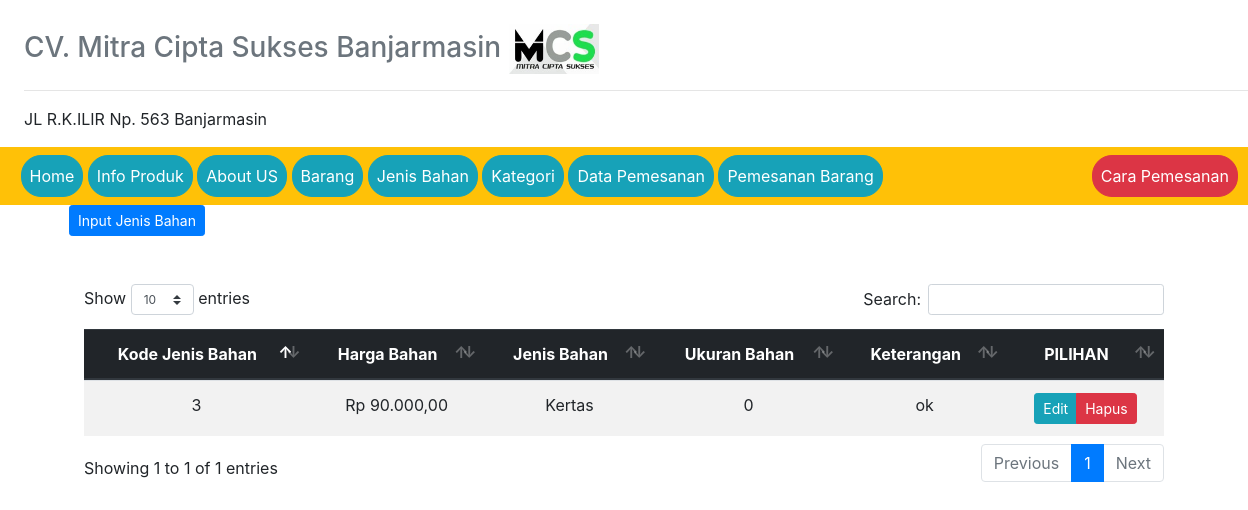
The app's page /?view=bahan (signed in), older data.
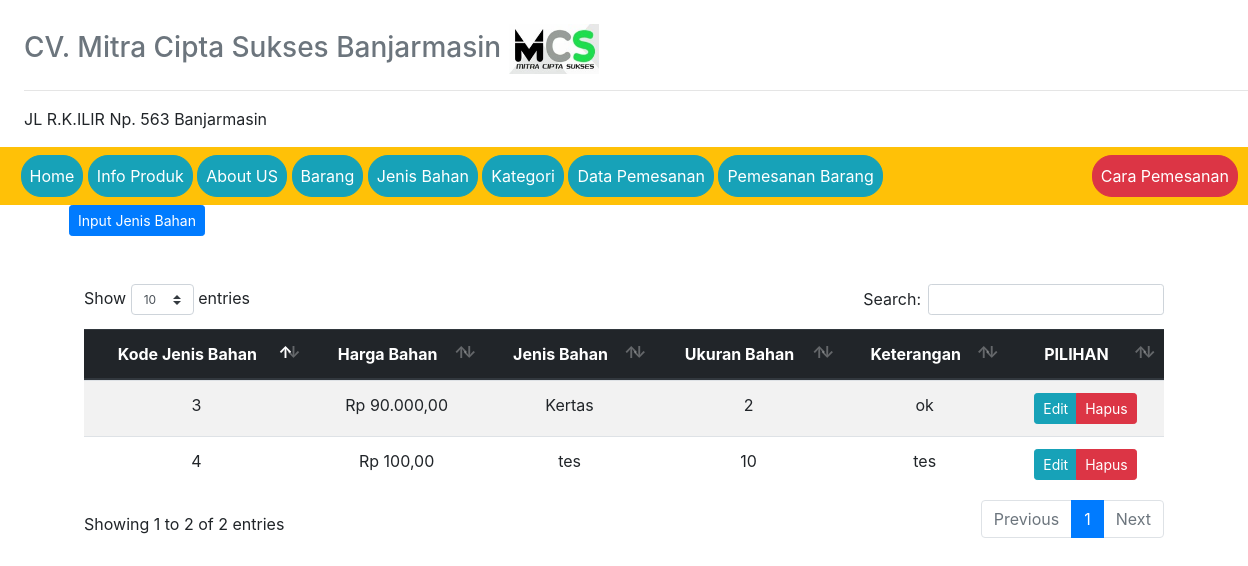
The same page, newer data.
### tables this page shows
CREATE TABLE `jenis_bahan` (
  `kode_jenis_bahan` int(50) NOT NULL,
  `harga_bahan` int(25) NOT NULL,
  `jenis_bahan` varchar(50) NOT NULL,
  `ketarangan` varchar(255) NOT NULL,
  `ukuran_bahan` int(10) NOT NULL
);

### models/admin.php (called while the page is built, shortened)
<?php
class Admin
{
  private $mysqli;
  function __construct($mysqli)
  {
    $this->mysqli = $mysqli;
  }
  public function showJenisBahan()
  {
    $db = $this->mysqli->conn;
    $sql = " SELECT * FROM jenis_bahan ";
    $query = $db->query($sql);
    return $query;
  }
}
?>

### view/jenis-bahan.php (the view)
<div class="header-hal">
    <a href="?view=input-bahan" class="btn btn-sm btn-primary">Input Jenis Bahan</a>
</div>
<div class="container mt-5">
<div class="daftar-table table-responsive">
  <table class="table table-striped text-center" id="table">
    <thead class="thead-dark">
      <tr>
        <th>Kode Jenis Bahan</th>
        <th>Harga Bahan</th>
        <th>Jenis Bahan </th>
        <th>Ukuran Bahan</th>
        <th>Keterangan</th>
        <th>PILIHAN</th>
      </tr>
    </thead>
    <tbody>
      <?php
      $data = $objAdmin->showJenisBahan();
      while ($a = $data->fetch_object()) {
      ?>
      <tr>
        <td><?=$a->kode_jenis_bahan ?></td>
        <td><?=$rp = "Rp " . number_format($a->harga_bahan, 2, ',', '.')?></td>
        <td><?=$a->jenis_bahan ?></td>
        <td><?=$a->ukuran_bahan ?></td>
        <td><?=$a->ketarangan ?></td>
        <td>
          <div class="btn-group">
            <a href="?view=edit-jenis-bahan&id_bahan=<?=$a->kode_jenis_bahan ?>" class="btn btn-sm btn-info">Edit</a>
            <a href="?view=hapus-jenis-bahan&id_bahan=<?=$a->kode_jenis_bahan ?>" onclick="return confirm('Hapus data ?')" class="btn btn-sm btn-danger">Hapus</a>
          </div>
        </td>
      </tr>
    <?php } ?>
    </tbody>
  </table>
</div>
</div>

Row changes from the older to the newer data that the page shows:
changed jenis_bahan "Rp 90.000,00": ukuran_bahan "0" → "2"
added jenis_bahan: kode_jenis_bahan "4", harga_bahan "Rp 100,00", jenis_bahan "tes", ukuran_bahan "10", ketarangan "tes"
Text that changed along with them:
text written by a page script: "Show entries Search: Showing 1 to 1 of 1 entries Previous 1 Next" → "Show entries Search: Showing 1 to 2 of 2 entries Previous 1 Next"
